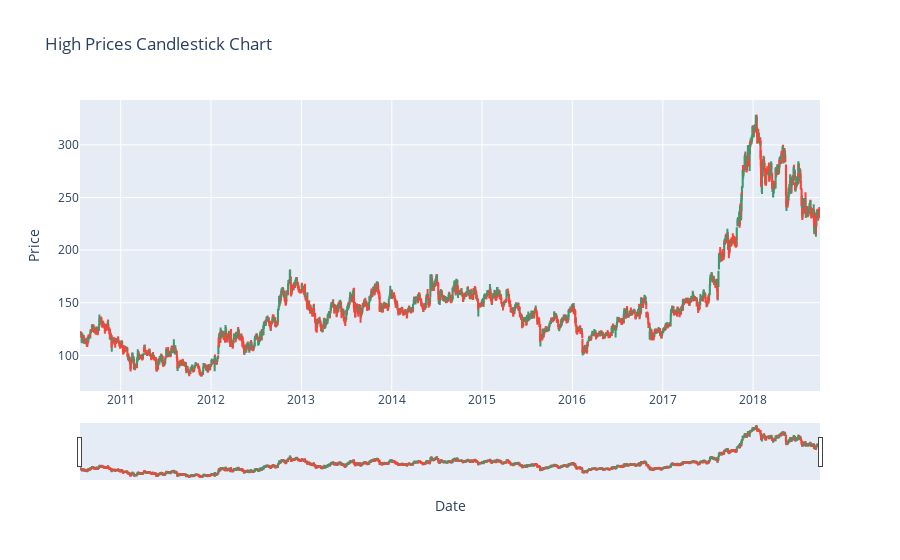

The cell this chart's notebook holds for it:
### Code cell
trace = go.Candlestick(
    x=df.index,
    open=df['Open'],
    high=df['High'],
    low=df['Low'],
    close=df['Close']
)

layout = go.Layout(
    title='High Prices Candlestick Chart',
    xaxis=dict(title='Date'),
    yaxis=dict(title='Price')
)

data = [trace]

fig = go.Figure(data=data, layout=layout)

fig.show()

### Figure 1 — Plotly figure (JSON) as saved in the notebook; plotly's stock layout.template omitted (floating-point values rounded to 4 significant figures; data arrays with more than 128 entries replaced by an {"elided": "..."} marker saying what was removed)
{"data": [{"close": {"elided": "2035 float values"}, "high": {"elided": "2035 float values"}, "low": {"elided": "2035 float values"}, "open": {"elided": "2035 float values"}, "type": "candlestick", "x": {"elided": "2035 str values"}}], "layout": {"autosize": true, "title": {"text": "High Prices Candlestick Chart"}, "xaxis": {"autorange": true, "range": ["2010-07-20 12:00", "2018-09-28 12:00"], "rangeslider": {"autorange": true, "range": ["2010-07-20 12:00", "2018-09-28 12:00"], "yaxis": {"_template": null, "rangemode": "match"}}, "title": {"text": "Date"}, "type": "date"}, "yaxis": {"autorange": true, "range": [66.18, 342.6], "title": {"text": "Price"}}}}
